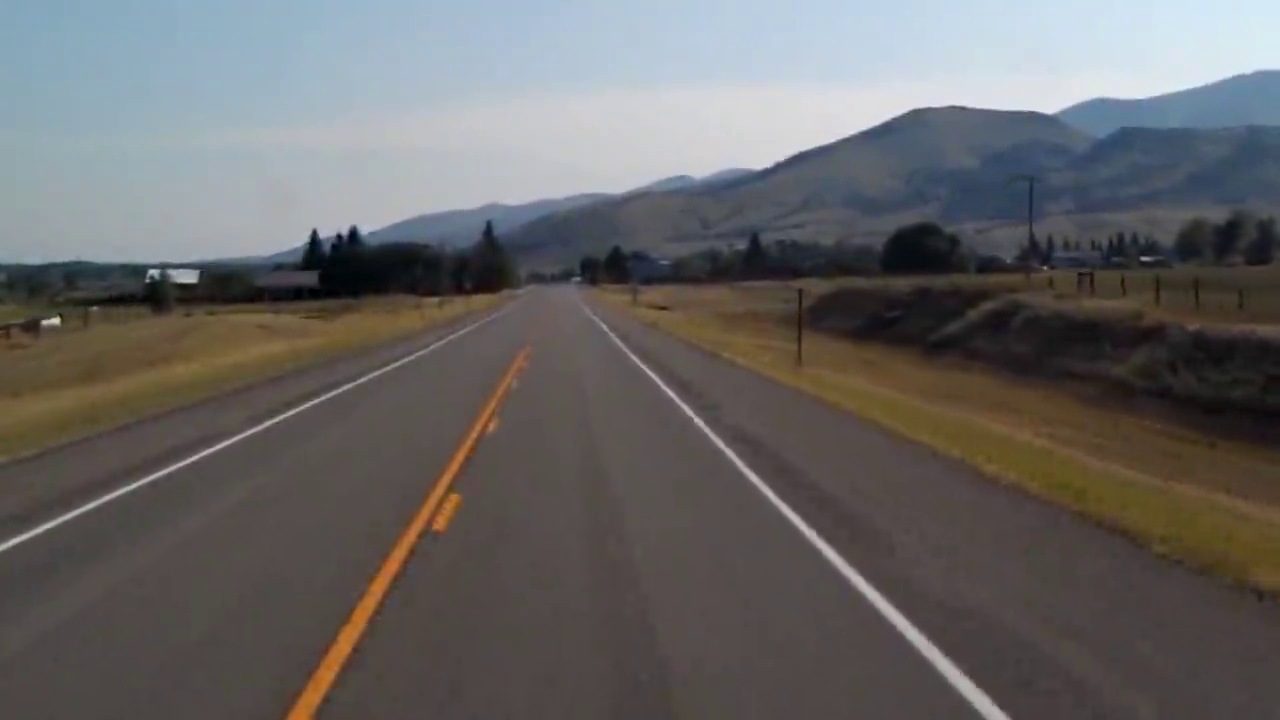
#> input picture frame 129 of test2.mp4, 1280 x 720 px
$ python Lanes.py
#> lines starting #> are read from the running program, lines starting #| are printed output that depends on the picture; after the words box and inside, x2 and y2 are one past the last pixel; in counts of white or black regions, pixels touching at a corner belong together
#> further down, frame is the input picture: shape (720, 1280, 3); mean B, G, R 101.5, 102, 103.4
import cv2
import numpy as np
import matplotlib.pyplot as plt


def make_coordinates(image, line_parameters):
    slope, intercept = line_parameters
    y1 = image.shape[0]
    y2 = int(y1*(3/5))
    x1 = int((y1 - intercept)/slope)
    x2 = int((y2 - intercept)/slope)
    return np.array([x1, y1, x2, y2])


def average_slope_intercept(image, lines):
    left_fit = []
    right_fit = []

    for line in lines:
        x1, y1, x2, y2 = line.reshape(4)
        # getting slope and y intercept
        parameters = np.polyfit((x1, x2), (y1, y2), 1)
        slope = parameters[0]
        intercept = parameters[1]
        if slope < 0:
            left_fit.append((slope, intercept))
        else:
            right_fit.append((slope, intercept))

    if left_fit:
        left_fit_average = np.average(left_fit, axis=0)
        left_line = make_coordinates(image, left_fit_average)
    else:
        left_line = np.array([0, 0, 0, 0])

    if right_fit:
        right_fit_average = np.average(right_fit, axis=0)
        right_line = make_coordinates(image, right_fit_average)
    else:
        right_line = np.array([0, 0, 0, 0])

    return np.array([left_line, right_line])


def canny(image):
    gray = cv2.cvtColor(image, cv2.COLOR_RGB2GRAY)
    blur = cv2.GaussianBlur(gray, (5, 5), 0)
    canny = cv2.Canny(blur, 50, 150)
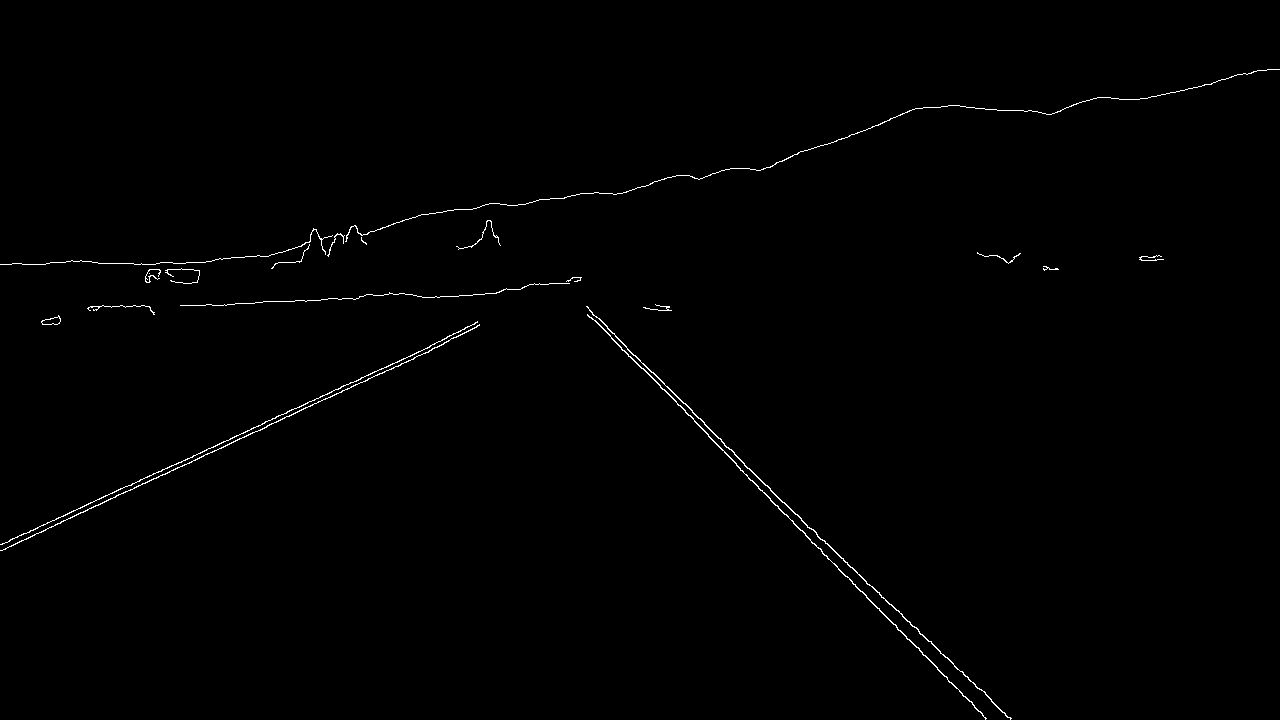
#> canny: shape (720, 1280); 0.59% white in thin lines or dots
    return canny


def display_lines(image, lines):
    line_image = np.zeros_like(image)
    if lines is not None:
        for x1, y1, x2, y2 in lines:
            cv2.line(line_image, (x1, y1), (x2, y2), (255, 0, 0), 10)
    return line_image


def region_of_interest(image):
    height = image.shape[0]
    polygons = np.array([[(200, height), (1100, height), (550, 250)]])
    mask = np.zeros_like(image)
    cv2.fillPoly(mask, polygons, 255)
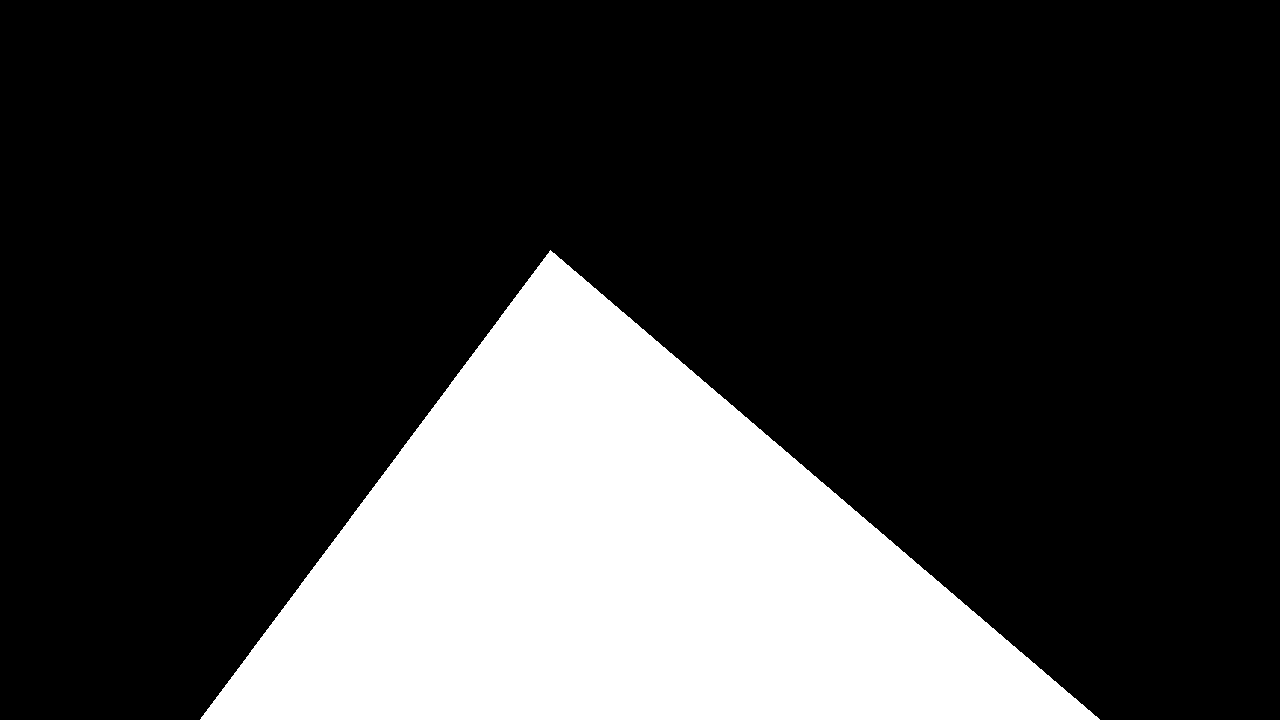
#> mask: shape (720, 1280); 23% white; 1 white region, box (x1, y1, x2, y2) and area: (200, 250, 1100, 720) 211775
    masked_image = cv2.bitwise_and(image, mask)
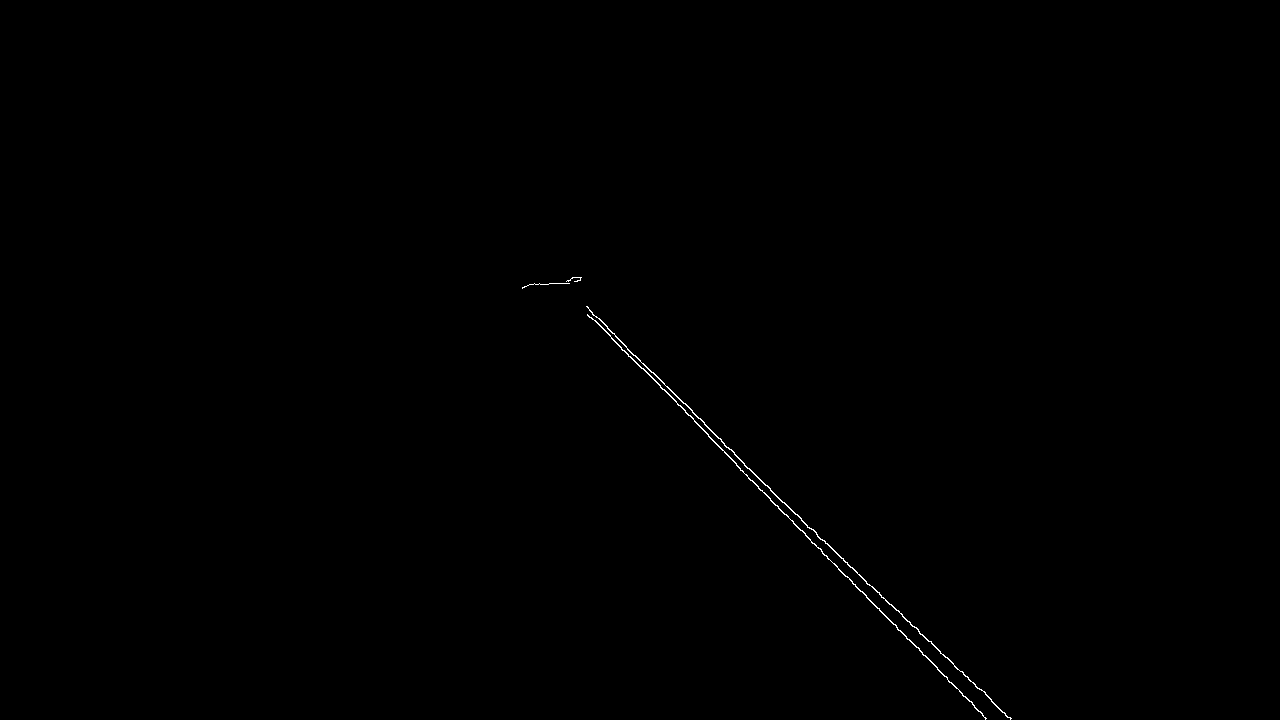
#> masked_image: shape (720, 1280); 0.18% white in thin lines or dots, all inside (x1, y1, x2, y2) = (522, 277, 1012, 720)
    return masked_image


# [14 lines of commented-out code are left out]
video_capture = cv2.VideoCapture("test2.mp4")
while(video_capture.isOpened()):
    _, frame = video_capture.read()
    canny_image = canny(frame)
    cropped_image = region_of_interest(canny_image)
    lines = cv2.HoughLinesP(cropped_image, 2, np.pi/180, 100,
                            np.array([]), minLineLength=40, maxLineGap=5)
#> lines = [[824, 540, 945, 657], [643, 368, 784, 514], [692, 412, 782, 502], [902, 632, 986, 718], [616, 337, 704, 422], [834, 563, 898, 630], [761, 480, 869, 585], [591, 317, 663, 389], [778, 507, 828, 559], [961, 671, 1010, 719], [878, 608, 929, 660]]
    averaged_lines = average_slope_intercept(frame, lines)
#> the loop in average_slope_intercept, `for line in lines:` made 11 passes
#> (x1, y1, x2, y2, slope, intercept) on passes 1 to 8: (824, 540, 945, 657, 0.967, -256.8), (643, 368, 784, 514, 1.04, -297.8), (692, 412, 782, 502, 1, -280), (902, 632, 986, 718, 1.02, -291.5), (616, 337, 704, 422, 0.966, -258), (834, 563, 898, 630, 1.05, -310.1), (761, 480, 869, 585, 0.972, -259.9), (591, 317, 663, 389, 1, -274)
#> after the loop in average_slope_intercept, `for line in lines:`: left_fit = []; right_fit = [(0.967, -256.8), (1.04, -297.8), (1, -280), (1.02, -291.5), (0.966, -258), (1.05, -310.1), (0.972, -259.9), (1, -274), (1.04, -302.1), (0.98, -270.4), (1.02, -287.2)]
#> in average_slope_intercept, `right_fit_average = np.average(right_fit, axis=0)`: right_fit_average = [1, -280.7]
#> in make_coordinates, `slope, intercept = line_parameters`: slope = 1; intercept = -280.7
#> in make_coordinates, `x1 = int((y1 - intercept)/slope)`: x1 = 996
#> in make_coordinates, `x2 = int((y2 - intercept)/slope)`: x2 = 709
#> in average_slope_intercept, `right_line = make_coordinates(image, right_fit_average)`: right_line = [996, 720, 709, 432]
#> averaged_lines = [[0, 0, 0, 0], [996, 720, 709, 432]]
    line_image = display_lines(frame, averaged_lines)
#> the loop in display_lines, `for x1, y1, x2, y2 in lines:` made 2 passes
    merged_image = cv2.addWeighted(frame, 0.8, line_image, 1, 1)
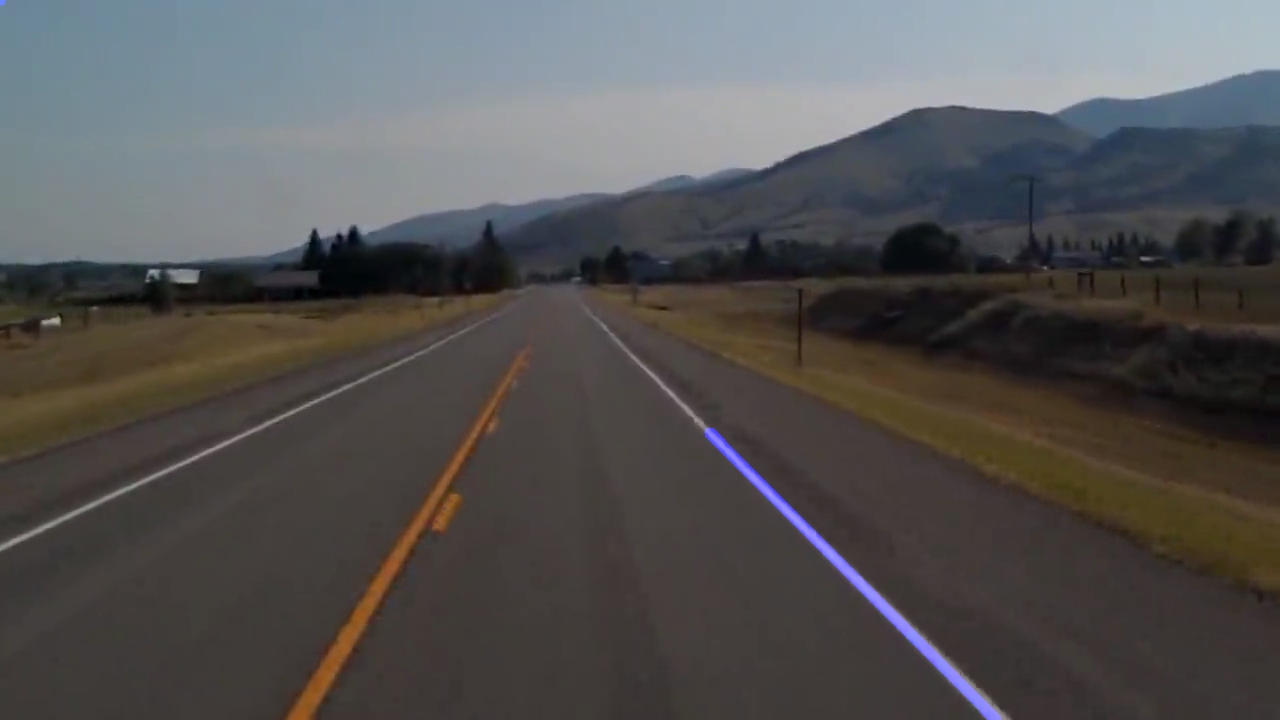
#> merged_image: shape (720, 1280, 3); mean B, G, R 82.9, 82.6, 83.8
    cv2.imshow("result", merged_image)
    if cv2.waitKey(1) == ord('q'):
#> (key q is pressed here)
        break
video_capture.release()
cv2.destroyAllWindows()

$ run again, starting later in the video
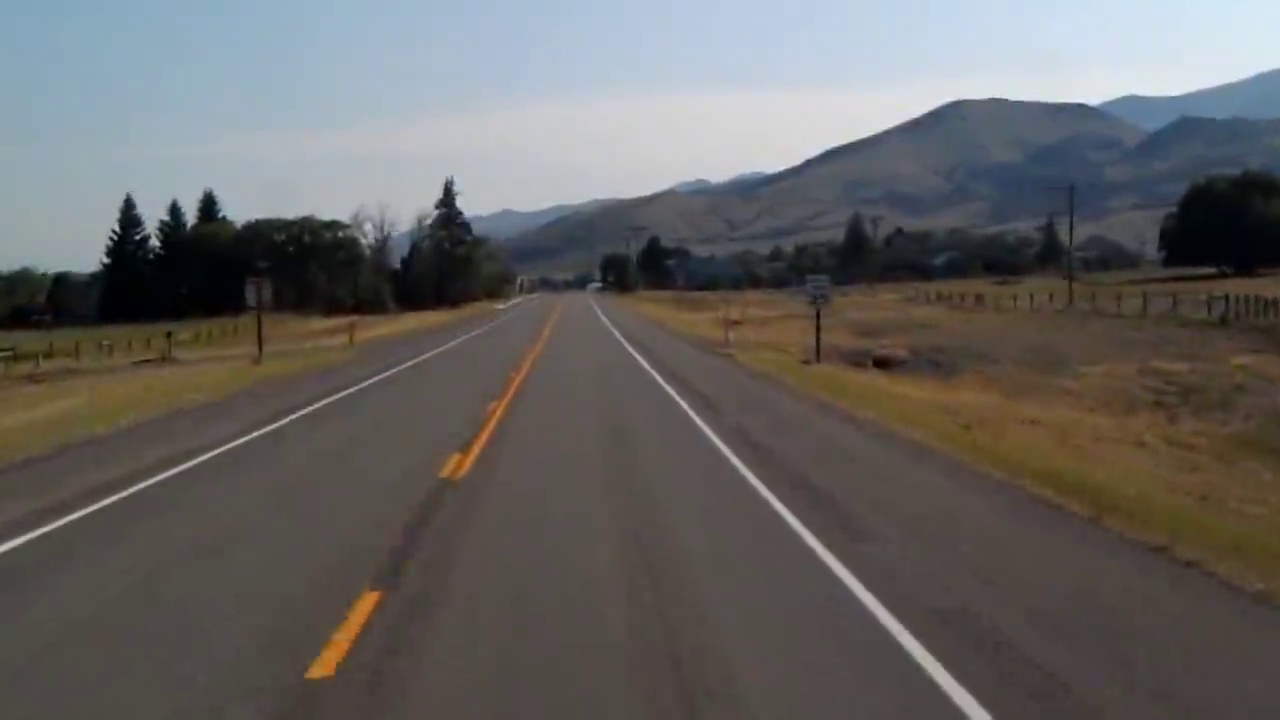
#> input picture frame 582 of test2.mp4, 1280 x 720 px
#> frame is the input picture: shape (720, 1280, 3); mean B, G, R 98.6, 100, 101.9
#> in canny, `canny = cv2.Canny(blur, 50, 150)`:
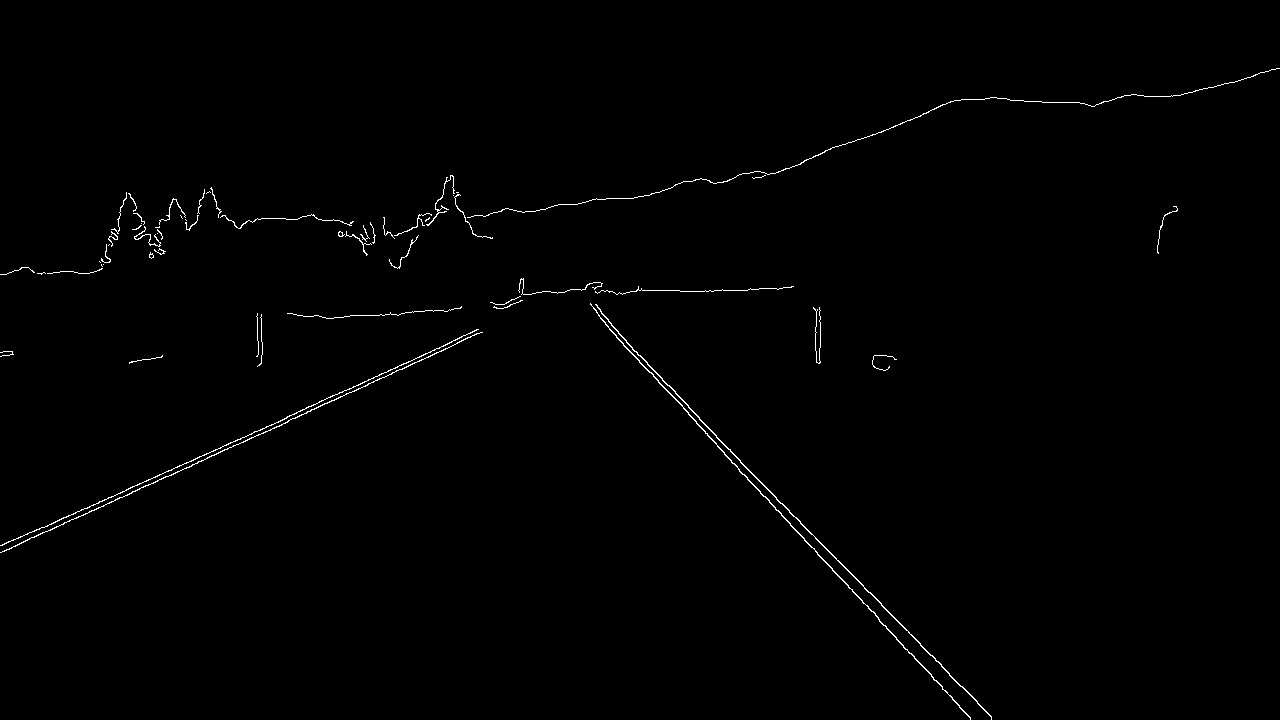
#> canny: shape (720, 1280); 0.66% white in thin lines or dots
#> mask: shape (720, 1280); 23% white; 1 white region, box (x1, y1, x2, y2) and area: (200, 250, 1100, 720) 211775
#> masked_image: shape (720, 1280); 0.19% white in thin lines or dots, all inside (x1, y1, x2, y2) = (507, 283, 992, 720)
#> lines = [[717, 446, 871, 611], [740, 462, 863, 585], [902, 644, 970, 719], [618, 333, 699, 417], [609, 329, 673, 397], [861, 584, 960, 686], [839, 576, 878, 617], [737, 458, 789, 510], [683, 408, 737, 466], [875, 615, 919, 663], [646, 368, 707, 433], [798, 532, 835, 572]]
#> the loop in average_slope_intercept, `for line in lines:` made 12 passes
#> (x1, y1, x2, y2, slope, intercept) on passes 1 to 8: (717, 446, 871, 611, 1.07, -322.2), (740, 462, 863, 585, 1, -278), (902, 644, 970, 719, 1.1, -350.9), (618, 333, 699, 417, 1.04, -307.9), (609, 329, 673, 397, 1.06, -318.1), (861, 584, 960, 686, 1.03, -303.1), (839, 576, 878, 617, 1.05, -306), (737, 458, 789, 510, 1, -279)
#> after the loop in average_slope_intercept, `for line in lines:`: left_fit = []; right_fit = [(1.07, -322.2), (1, -278), (1.1, -350.9), (1.04, -307.9), (1.06, -318.1), (1.03, -303.1), (1.05, -306), (1, -279), (1.07, -325.6), (1.09, -339.5), (1.07, -320.4), (1.08, -330.7)]
#> right_fit_average = [1.06, -315.1]
#> in make_coordinates, `slope, intercept = line_parameters`: slope = 1.06; intercept = -315.1
#> in make_coordinates, `x1 = int((y1 - intercept)/slope)`: x1 = 980
#> in make_coordinates, `x2 = int((y2 - intercept)/slope)`: x2 = 707
#> right_line = [980, 720, 707, 432]
#> averaged_lines = [[0, 0, 0, 0], [980, 720, 707, 432]]
#> the loop in display_lines, `for x1, y1, x2, y2 in lines:` made 2 passes
#> `merged_image = cv2.addWeighted(frame, 0.8, line_image, 1, 1)`:
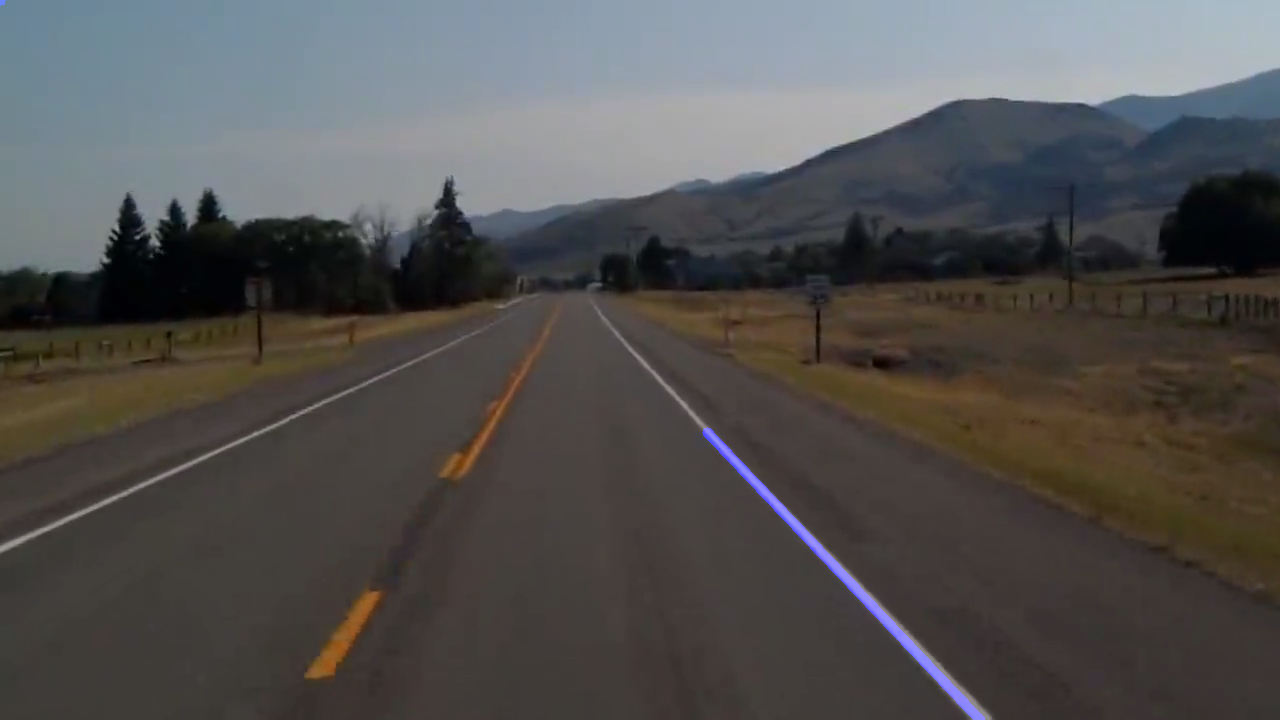
#> merged_image: shape (720, 1280, 3); mean B, G, R 80.5, 81, 82.5
